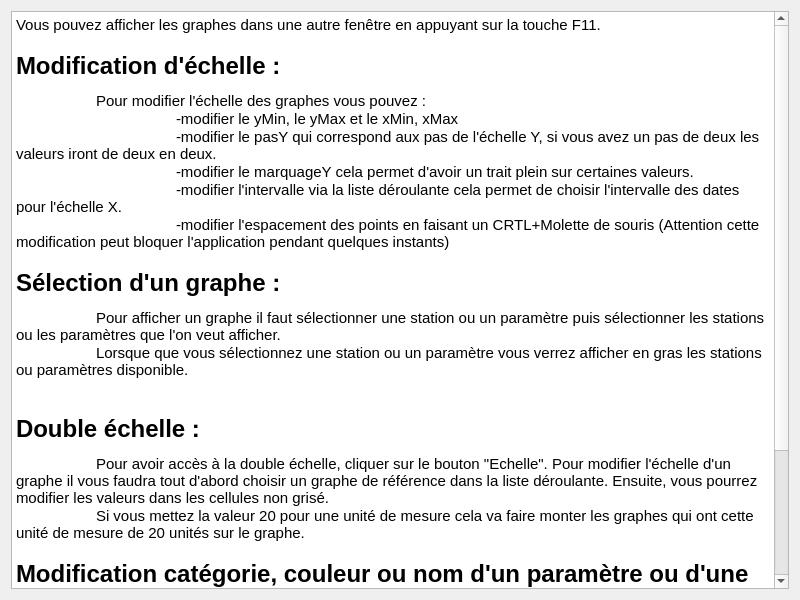
<?xml version="1.0" encoding="UTF-8"?>
<ui version="4.0">
 <class>AideGraph</class>
 <widget class="QWidget" name="AideGraph">
  <property name="windowModality">
   <enum>Qt::ApplicationModal</enum>
  </property>
  <property name="geometry">
   <rect>
    <x>0</x>
    <y>0</y>
    <width>800</width>
    <height>600</height>
   </rect>
  </property>
  <property name="windowTitle">
   <string>Aide Manipulation Graph</string>
  </property>
  <layout class="QGridLayout" name="gridLayout">
   <item row="0" column="0">
    <widget class="QTextEdit" name="textEdit">
     <property name="readOnly">
      <bool>true</bool>
     </property>
     <property name="html">
      <string>&lt;!DOCTYPE HTML PUBLIC &quot;-//W3C//DTD HTML 4.0//EN&quot; &quot;http://www.w3.org/TR/REC-html40/strict.dtd&quot;&gt;
&lt;html&gt;&lt;head&gt;&lt;meta name=&quot;qrichtext&quot; content=&quot;1&quot; /&gt;&lt;style type=&quot;text/css&quot;&gt;
p, li { white-space: pre-wrap; }
&lt;/style&gt;&lt;/head&gt;&lt;body style=&quot; font-family:'Cantarell'; font-size:11pt; font-weight:400; font-style:normal;&quot;&gt;
&lt;p style=&quot; margin-top:0px; margin-bottom:0px; margin-left:0px; margin-right:0px; -qt-block-indent:0; text-indent:0px;&quot;&gt;Vous pouvez afficher les graphes dans une autre fenêtre en appuyant sur la touche F11.&lt;/p&gt;
&lt;p style=&quot; margin-top:18px; margin-bottom:12px; margin-left:0px; margin-right:0px; -qt-block-indent:0; text-indent:0px;&quot;&gt;&lt;span style=&quot; font-size:xx-large; font-weight:600;&quot;&gt;Modification d'échelle :&lt;/span&gt;&lt;/p&gt;
&lt;p style=&quot; margin-top:0px; margin-bottom:0px; margin-left:0px; margin-right:0px; -qt-block-indent:0; text-indent:0px;&quot;&gt;	Pour modifier l'échelle des graphes vous pouvez :&lt;/p&gt;
&lt;p style=&quot; margin-top:0px; margin-bottom:0px; margin-left:0px; margin-right:0px; -qt-block-indent:0; text-indent:0px;&quot;&gt;		-modifier le yMin, le yMax et le xMin, xMax&lt;/p&gt;
&lt;p style=&quot; margin-top:0px; margin-bottom:0px; margin-left:0px; margin-right:0px; -qt-block-indent:0; text-indent:0px;&quot;&gt;		-modifier le pasY qui correspond aux pas de l'échelle Y, si vous avez un pas de deux les valeurs iront de deux en deux.&lt;/p&gt;
&lt;p style=&quot; margin-top:0px; margin-bottom:0px; margin-left:0px; margin-right:0px; -qt-block-indent:0; text-indent:0px;&quot;&gt;		-modifier le marquageY cela permet d'avoir un trait plein sur certaines valeurs.&lt;/p&gt;
&lt;p style=&quot; margin-top:0px; margin-bottom:0px; margin-left:0px; margin-right:0px; -qt-block-indent:0; text-indent:0px;&quot;&gt;		-modifier l'intervalle via la liste déroulante cela permet de choisir l'intervalle des dates pour l'échelle X.&lt;/p&gt;
&lt;p style=&quot; margin-top:0px; margin-bottom:0px; margin-left:0px; margin-right:0px; -qt-block-indent:0; text-indent:0px;&quot;&gt;		-modifier l'espacement des points en faisant un CRTL+Molette de souris (Attention cette modification peut bloquer l'application pendant quelques instants)&lt;/p&gt;
&lt;p style=&quot; margin-top:18px; margin-bottom:12px; margin-left:0px; margin-right:0px; -qt-block-indent:0; text-indent:0px;&quot;&gt;&lt;span style=&quot; font-size:xx-large; font-weight:600;&quot;&gt;Sélection d'un graphe :&lt;/span&gt;&lt;/p&gt;
&lt;p style=&quot; margin-top:0px; margin-bottom:0px; margin-left:0px; margin-right:0px; -qt-block-indent:0; text-indent:0px;&quot;&gt;	Pour afficher un graphe il faut sélectionner une station ou un paramètre puis sélectionner les stations ou les paramètres que l'on veut afficher. &lt;/p&gt;
&lt;p style=&quot; margin-top:0px; margin-bottom:0px; margin-left:0px; margin-right:0px; -qt-block-indent:0; text-indent:0px;&quot;&gt;	Lorsque que vous sélectionnez une station ou un paramètre vous verrez afficher en gras les stations ou paramètres disponible.&lt;/p&gt;
&lt;p style=&quot;-qt-paragraph-type:empty; margin-top:0px; margin-bottom:0px; margin-left:0px; margin-right:0px; -qt-block-indent:0; text-indent:0px;&quot;&gt;&lt;br /&gt;&lt;/p&gt;
&lt;p style=&quot; margin-top:18px; margin-bottom:12px; margin-left:0px; margin-right:0px; -qt-block-indent:0; text-indent:0px;&quot;&gt;&lt;span style=&quot; font-size:xx-large; font-weight:600;&quot;&gt;Double échelle :&lt;/span&gt;&lt;/p&gt;
&lt;p style=&quot; margin-top:0px; margin-bottom:0px; margin-left:0px; margin-right:0px; -qt-block-indent:0; text-indent:0px;&quot;&gt;	Pour avoir accès à la double échelle, cliquer sur le bouton &amp;quot;Echelle&amp;quot;. Pour modifier l'échelle d'un graphe il vous faudra tout d'abord choisir un graphe de référence dans la liste déroulante. Ensuite, vous pourrez modifier les valeurs dans les cellules non grisé. &lt;/p&gt;
&lt;p style=&quot; margin-top:0px; margin-bottom:0px; margin-left:0px; margin-right:0px; -qt-block-indent:0; text-indent:0px;&quot;&gt;	Si vous mettez la valeur 20 pour une unité de mesure cela va faire monter les graphes qui ont cette unité de mesure de 20 unités sur le graphe.&lt;/p&gt;
&lt;p style=&quot; margin-top:18px; margin-bottom:12px; margin-left:0px; margin-right:0px; -qt-block-indent:0; text-indent:0px;&quot;&gt;&lt;span style=&quot; font-size:xx-large; font-weight:600;&quot;&gt;Modification catégorie, couleur ou nom d'un paramètre ou d'une station :&lt;/span&gt;&lt;/p&gt;
&lt;p style=&quot; margin-top:0px; margin-bottom:0px; margin-left:0px; margin-right:0px; -qt-block-indent:0; text-indent:0px;&quot;&gt;	Pour modifier une station ou un paramètre, cliquer sur le bouton &amp;quot;Légende&amp;quot;.&lt;/p&gt;
&lt;p style=&quot; margin-top:18px; margin-bottom:12px; margin-left:0px; margin-right:0px; -qt-block-indent:0; text-indent:0px;&quot;&gt;&lt;span style=&quot; font-size:14pt; font-weight:600; text-decoration: underline;&quot;&gt;Nb : &lt;/span&gt;&lt;/p&gt;
&lt;p style=&quot; margin-top:0px; margin-bottom:0px; margin-left:0px; margin-right:0px; -qt-block-indent:0; text-indent:0px;&quot;&gt;	Si vous avez un graphe qui est affiché et que vous changez une couleur le graphe sera affiché avec les nouvelles couleurs, mais les sélections seront enlevées vous devrez resélectionner les stations et paramètres. &lt;/p&gt;&lt;/body&gt;&lt;/html&gt;</string>
     </property>
    </widget>
   </item>
  </layout>
 </widget>
 <resources/>
 <connections/>
</ui>
